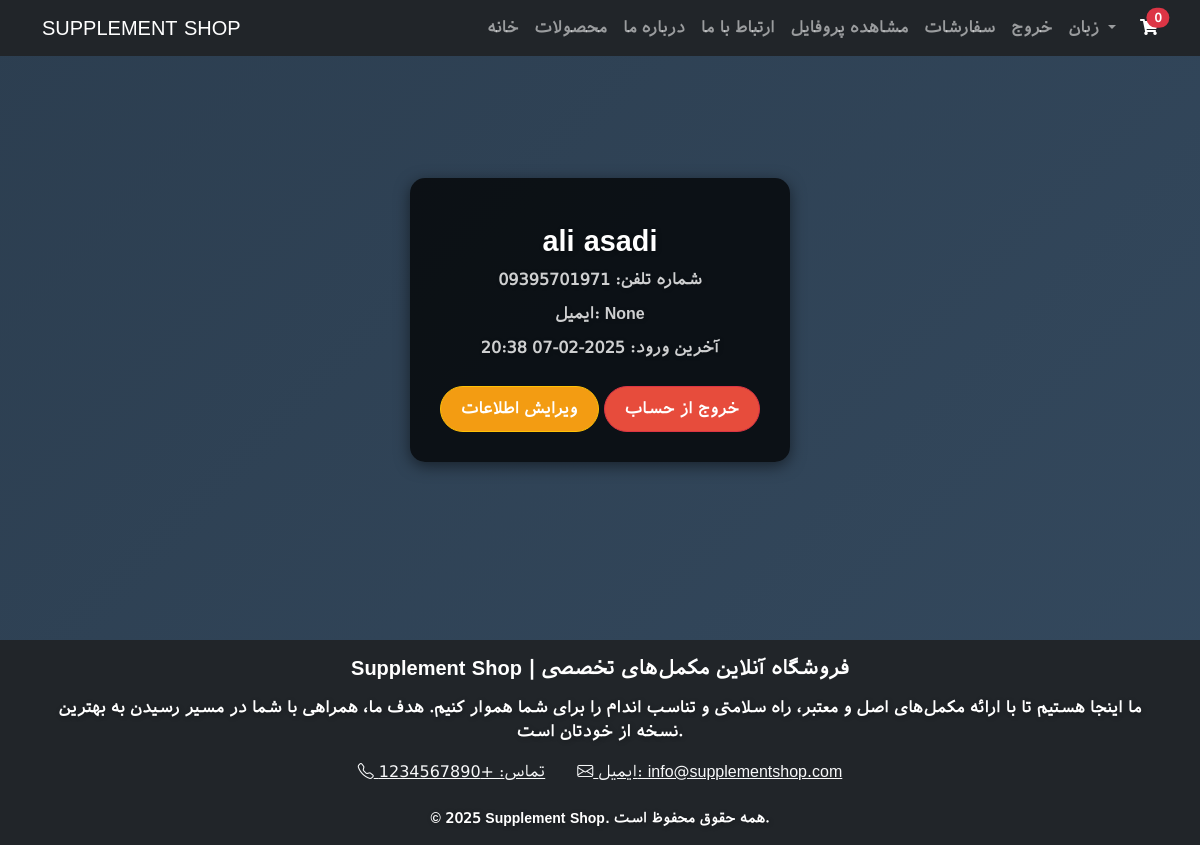
Before: /profile/ (signed in) with the older database file.
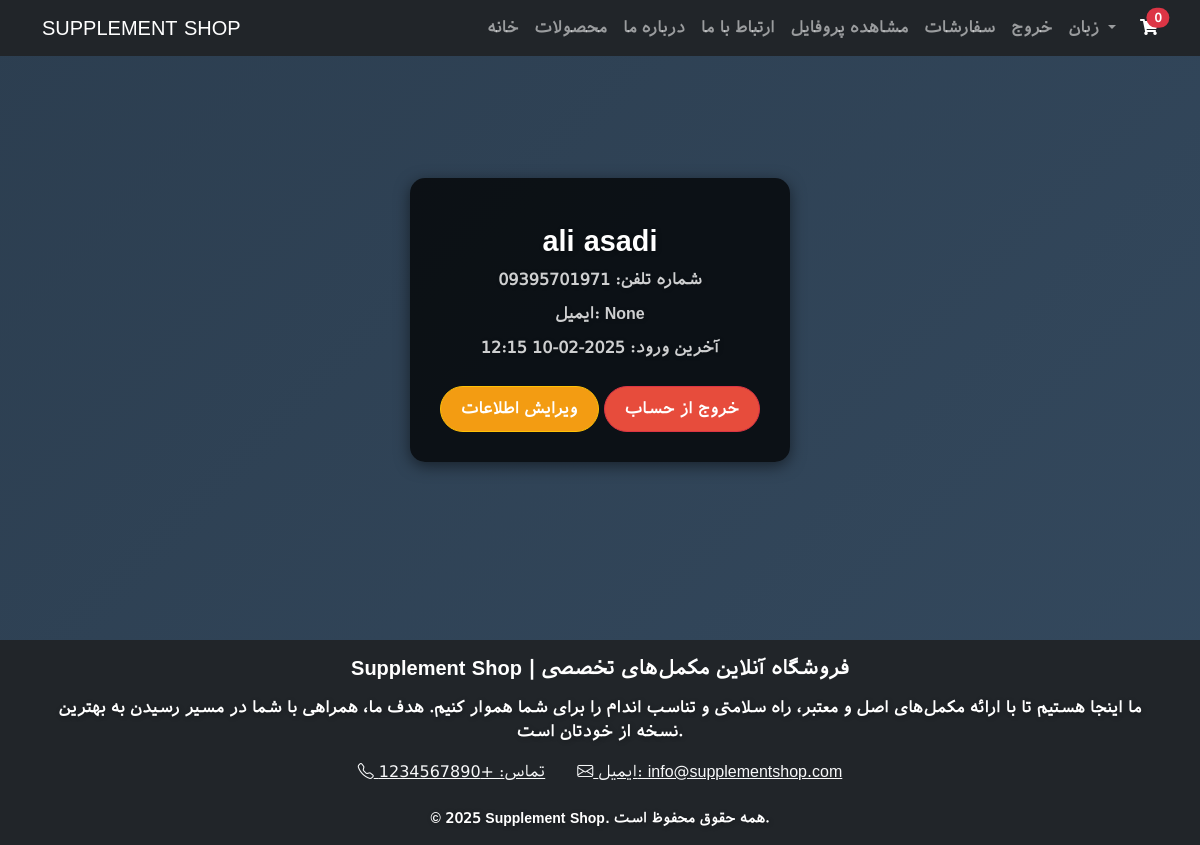
After: the same page with the newer database file.
### supplementapp/models.py (models this page shows, shortened)
class RegisterModel(AbstractBaseUser, PermissionsMixin):
    name = models.CharField(max_length=20)
    lastname = models.CharField(max_length=40)
    email = models.EmailField(unique=True, blank=True, null=True)
    phone = models.CharField(max_length=11, unique=True, validators=[phone_validator])
    last_login = models.DateTimeField(default=now, blank=True, null=True)
    is_active = models.BooleanField(default=True)
    is_staff = models.BooleanField(default=False)
    USERNAME_FIELD = 'phone'           # فیلد شناسه‌ی کاربری
    REQUIRED_FIELDS = ['name', 'lastname']  # فیلدهایی که هنگام ساخت سوپر یوزر نیاز است
    objects = CustomUserManager()

### supplementapp/views.py (the view)
# urls.py: path('profile/', profile, name='profile'),
@login_required
def profile(request):
    return render(request, 'profile/profile.html', {'user': request.user})

### supplementapp/context_processors.py (called while the page is built)
def cart_items_count(request):
    basket = request.session.get('basket', {})
    return {'cart_items_count': sum(basket.values())}

### supplementapp/templates/profile/profile.html (shortened to what this page needs)
{% extends 'partitions/base.html' %}
{% load i18n %}
{% block content %}
<div class="container d-flex justify-content-center align-items-center" style="min-height: 80vh;">
  <div class="profile-card text-white text-center">
    <h3 class="mt-3">{{ user.name }} {{ user.lastname }}</h3>
    <p>{% trans "شماره تلفن" %}: {{ user.phone }}</p>
    <p>{% trans "ایمیل" %}: {{ user.email }}</p>
    <p><strong>{% trans "آخرین ورود" %}:</strong> {{ user.last_login|date:"Y-m-d H:i" }}</p>
    <a href="#" class="btn btn-warning">{% trans "ویرایش اطلاعات" %}</a>
    <a href="{% url 'logout' %}" class="btn btn-danger">{% trans "خروج از حساب" %}</a>
  </div>
</div>
{% endblock content %}

### supplementapp/templates/partitions/base.html (shortened to what this page needs)
{% load i18n %}
{% load static %}
<!DOCTYPE html>
<html lang="en">
<head>
    <link href="https://cdn.jsdelivr.net/npm/bootstrap@5.3.2/dist/css/bootstrap.min.css" rel="stylesheet">
    <link href="https://cdnjs.cloudflare.com/ajax/libs/font-awesome/6.0.0-beta3/css/all.min.css" rel="stylesheet">
    <link href="https://cdn.jsdelivr.net/npm/bootstrap-icons/font/bootstrap-icons.css" rel="stylesheet">
</head>
<body>
    {% include "partitions/header.html" %}
    {% block content %}
    {% endblock content %}
    {% include "partitions/footer.html" %}
</body>
</html>

### supplementapp/templates/partitions/header.html (shortened to what this page needs)
{% load i18n %}
<link rel="stylesheet" href="https://cdnjs.cloudflare.com/ajax/libs/font-awesome/5.15.4/css/all.min.css">
<header>
<nav class="navbar navbar-expand-lg navbar-dark bg-dark fixed-top">
    <div class="container">
        <a class="navbar-brand" href="{% url 'home' %}">SUPPLEMENT SHOP</a>
        <div class="collapse navbar-collapse" id="navbarNav">
            <ul class="navbar-nav ms-auto">
                <li class="nav-item"><a class="nav-link fw-bold" href="{% url 'home' %}">{% trans 'خانه' %}</a></li>
                <li class="nav-item"><a class="nav-link fw-bold" href="{% url 'product' %}">{% trans 'محصولات' %}</a></li>
                <li class="nav-item"><a class="nav-link fw-bold" href="{% url 'aboutus' %}">{% trans 'درباره ما' %}</a></li>
                <li class="nav-item"><a class="nav-link fw-bold" href="{% url 'contactus' %}">{% trans 'ارتباط با ما' %}</a></li>
                {% if user.is_authenticated %}
                    <li class="nav-item"><a class="nav-link fw-bold" href="{% url 'profile' %}">{% trans 'مشاهده پروفایل' %}</a></li>
                    <li class="nav-item"><a class="nav-link fw-bold" href="{% url 'orders' %}">{% trans 'سفارشات' %}</a></li>
                    <li class="nav-item"><a class="nav-link fw-bold" href="{% url 'logout' %}">{% trans 'خروج' %}</a></li>
                {% else %}
                    <li class="nav-item"><a class="nav-link fw-bold" href="{% url 'login' %}">{% trans 'ورود' %}</a></li>
                    <li class="nav-item"><a class="nav-link fw-bold" href="{% url 'register' %}">{% trans 'ثبت نام' %}</a></li>
                {% endif %}
                <li class="nav-item dropdown">
                    <a class="nav-link dropdown-toggle fw-bold" href="#" id="navbarDropdown" role="button" data-bs-toggle="dropdown" aria-expanded="false">
                        {% trans 'زبان' %}
                    </a>
                </li>
            </ul>
            <div class="d-none d-lg-block ms-3">
                <a href="{% url 'basket' %}" class="position-relative text-white">
                    <i class="fas fa-shopping-cart"></i>
                    <span id="cart-item-count" class="position-absolute top-0 start-100 translate-middle badge rounded-pill bg-danger">
                        {{ cart_items_count }}
                    </span>
                </a>
            </div>
        </div>
    </div>
</nav>
</header>

### supplementapp/templates/partitions/footer.html
{% load i18n %}
<footer class="bg-dark text-white text-center py-3">
    <div class="container text-center">
        <h5 class="mb-3" style="font-family: 'IranSans', sans-serif; font-weight: bold;">
            {% trans 'Supplement Shop | فروشگاه آنلاین مکمل‌های تخصصی' %}
        </h5>
        <p style="font-family: 'IranSans', sans-serif; font-size: 16px;">
            {% trans 'ما اینجا هستیم تا با ارائه مکمل‌های اصل و معتبر، راه سلامتی و تناسب اندام را برای شما هموار کنیم. هدف ما، همراهی با شما در مسیر رسیدن به بهترین نسخه از خودتان است.' %}
        </p>
        <div class="d-flex justify-content-center mt-3">
            <a href="tel:+1234567890" class="text-light mx-3" style="font-family: 'IranSans', sans-serif;">
                <i class="bi bi-telephone"></i> {% trans 'تماس' %}: +1234567890
            </a>
            <a href="mailto:info@supplementshop.com" class="text-light mx-3" style="font-family: 'IranSans', sans-serif;">
                <i class="bi bi-envelope"></i> {% trans 'ایمیل' %}: info@supplementshop.com
            </a>
        </div>
        <p class="mt-4 mb-0" style="font-family: 'IranSans', sans-serif; font-size: 14px;">
            &copy; 2025 {% trans 'Supplement Shop. همه حقوق محفوظ است.' %}
        </p>
    </div>
</footer>

### supplementapp/templates/profile/profile.html (style rules this page uses)
body { background: linear-gradient(135deg, #2c3e50, #34495e); font-family: Arial, sans-serif; margin: 0; padding: 0; }
.profile-card { background: rgba(0, 0, 0, 0.75); border-radius: 15px; padding: 30px; max-width: 400px; margin: auto; box-shadow: 0 4px 15px rgba(0, 0, 0, 0.5); }
.profile-card h3 { margin-top: 20px; font-size: 1.8rem; }
.profile-card p { margin: 10px 0; opacity: 0.8; }
.btn { padding: 10px 20px; border-radius: 30px; text-decoration: none; color: #fff; font-weight: bold; display: inline-block; transition: background 0.3s ease; margin-top: 1rem; }
.btn-warning { background: #f39c12; }
.btn-danger { background: #e74c3c; }

### supplementapp/templates/partitions/header.html (style rules this page uses)
body { overflow-x: hidden; }

Changed rows visible on the page:
changed RegisterModel "ali": last_login "2025-02-07 20:38" → "2025-02-10 12:15"
